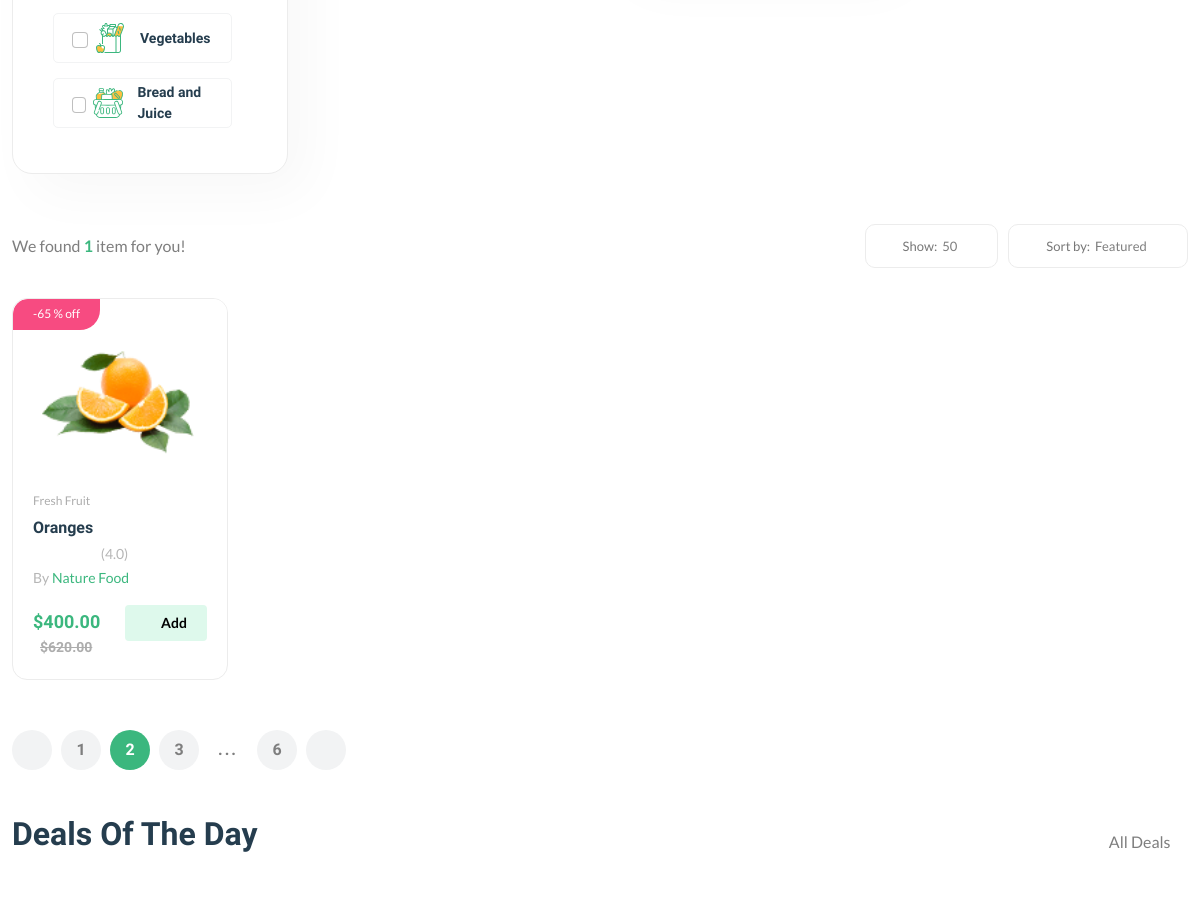
Before: /products/ (middle part) with the older database file.
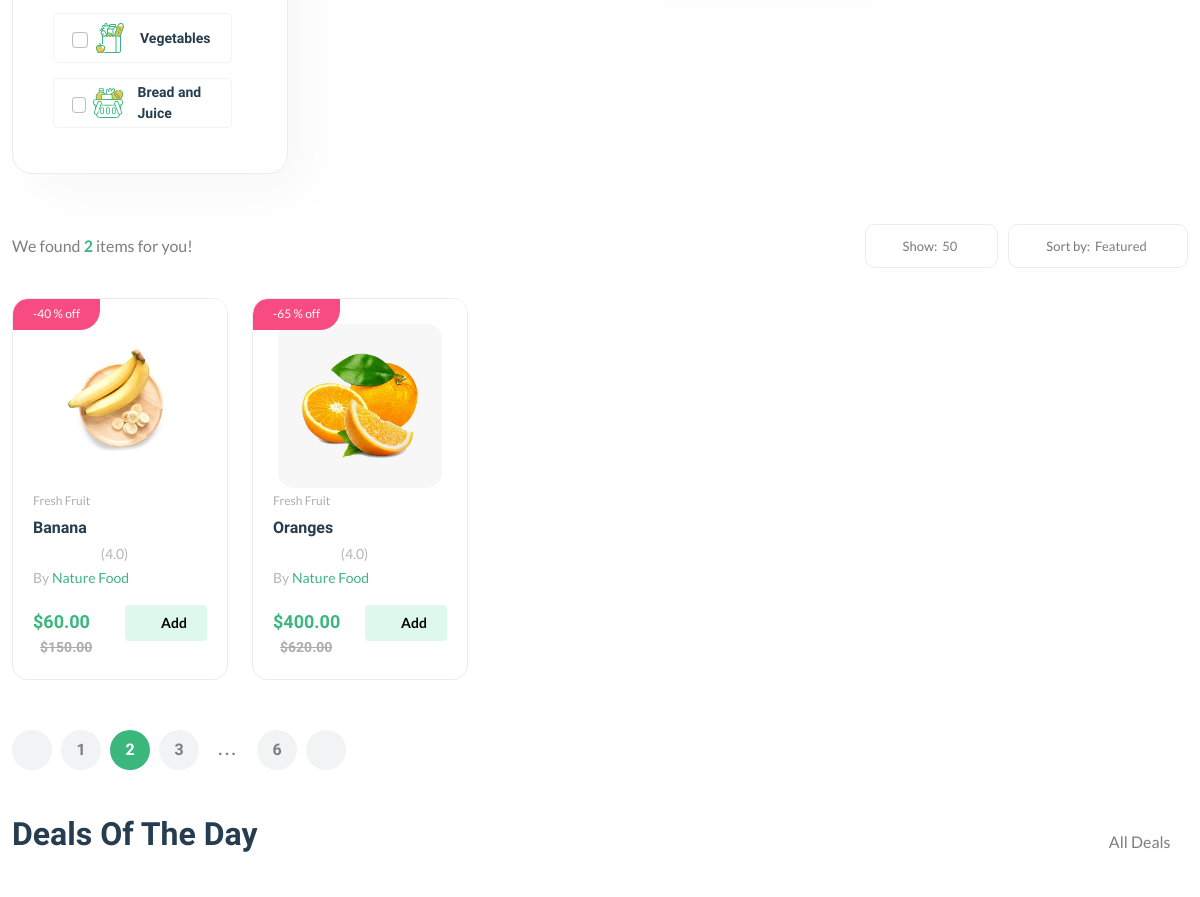
After: the same page with the newer database file.
### core/models.py (models this page shows, shortened)
class Category(models.Model):
    cid = ShortUUIDField(unique=True, length=10, max_length=20, prefix="cat")
    title = models.CharField(max_length=100)
    image = models.FileField(upload_to="category")
    class Meta:
        verbose_name_plural = "Categories"

class Products(models.Model):
    pid = ShortUUIDField(unique=True, length=10, max_length=20, prefix="prod")
    user = models.ForeignKey(User, on_delete=models.SET_NULL, null=True)
    category = models.ForeignKey(Category, on_delete=models.SET_NULL, null=True, related_name="category")
    vendor = models.ForeignKey(Vendor, on_delete=models.SET_NULL, null=True, related_name="product")
    title = models.CharField(max_length=100)
    image = models.ImageField(upload_to=user_directory_path)
    description = RichTextUploadingField(null=True, blank=True)
    price = models.DecimalField(max_digits=9999999999, decimal_places=2, default="0.00")
    old_price = models.DecimalField(max_digits=9999999999, decimal_places=2, default="0.00")
    specifications = RichTextUploadingField(null=True, blank=True)
    type = models.CharField(max_length=100, default="Organic")
    stock_count = models.CharField(max_length=100, default="0")
    expriry = models.CharField(max_length=100, default="")
    mfd = models.DateTimeField(auto_now_add=False, null=True, blank=True)
    tags = TaggableManager(blank=True)
    product_status = models.CharField(choices=STATUS, max_length=10, default="in_review")
    status = models.BooleanField(default=True)
    in_stock = models.BooleanField(default=True)
    featured = models.BooleanField(default=False)
    digital = models.BooleanField(default=False)
    sku = ShortUUIDField(unique=True, length=4, max_length=10, prefix="sku", alphabet="1234567890")
    created_at = models.DateTimeField(auto_now_add=True)
    updated_at = models.DateTimeField(auto_now_add=True)
    class Meta:
        verbose_name_plural = "Products"
    def get_percentage(self):
        return (self.price / self.old_price) * 100

class Vendor(models.Model):
    vid = ShortUUIDField(unique=True, length=10, max_length=20, prefix="ven")
    title = models.CharField(max_length=100)
    image = models.ImageField(upload_to=user_directory_path)
    cover_image = models.ImageField(upload_to=user_directory_path, null=True, blank=True)
    description = RichTextUploadingField(null=True, blank=True)
    address = models.CharField(max_length=100, default="")
    contact = models.CharField(max_length=100, default="")
    chat_res_time = models.CharField(max_length=100, default="100")
    shipping_on_time = models.CharField(max_length=100, default="100")
    authantic_rating = models.CharField(max_length=100, default="100")
    day_return = models.CharField(max_length=100, default="100")
    warranty_period = models.CharField(max_length=100, default="100")
    date = models.DateTimeField(auto_now_add=True)
    user = models.ForeignKey(User, on_delete=models.SET_NULL, null=True)
    created_at = models.DateTimeField(auto_now_add=True)
    updated_at = models.DateTimeField(auto_now_add=True)
    class Meta:
        verbose_name_plural = "Vendors"

### core/views.py (the view)
# urls.py: path("products/", product_list_view, name="product-list"),
def product_list_view(request):
    products = Products.objects.filter(product_status="published")
    context = {
        "products": products
    }
    return render(request,'core/product-list.html',context)

### core/context_processor.py (called while the page is built)
def default(request):
    categories = Category.objects.all()
    vendors = Vendor.objects.all()
    min_max_price = Products.objects.aggregate(Min("price"),Max("price"))
    try:
        wishlist = Wishlist.objects.filter(user=request.user)
    except Exception:
        wishlist = 0
    try:
        address = Address.objects.get(user=request.user)
    except Exception:
        address = None
    return {
        "categories": categories,
        "address": address,
        "vendors": vendors,
        "min_max_price": min_max_price,
        "wishlist": wishlist,
        }

### templates/core/product-list.html (shortened to what this page needs)
{% extends 'partials/base.html' %}
{% load static %}
{% block content %}
<main class="main">
    <div class="container mb-30 mt-30">
        <div class="row">
            <div class="col-lg-12">
                <div class="shop-product-fillter-header">
                    <div class="row">
                        <div class="col-xl-3 col-lg-6 col-md-6 mb-lg-0 mb-md-2 mb-sm-2">
                            <div class="card">
                                <div class="categories-dropdown-wrap font-heading">
                                    <ul>
                                        {% for category in categories %}
                                        <li>
                                            <input class="form-check-input filter-checkbox" data-filter="category" type="checkbox" name="category" id="{{ category.cid }}" value="{{ category.id }}" />&nbsp;&nbsp;
                                            <a href="{% url 'core:category-products-list' category.cid %}"> <img src="{{ category.image.url }}" alt="" />{{category.title}}</a>
                                        </li>
                                        {% endfor %}
                                    </ul>
                                </div>
                            </div>
                        </div>
                        <div class="col-xl-3 col-lg-6 col-md-6 mb-lg-0 mb-md-2 mb-sm-2">
                        </div>
                        <div class="col-xl-3 col-lg-6 col-md-6 mb-lg-0 mb-md-2 mb-sm-2">
                        </div>
                        <div class="col-xl-3 col-lg-6 col-md-6 mb-lg-0 mb-md-5 mb-sm-5">
                        </div>
                    </div>
                </div>
            </div>
            <div class="col-12">
                <div class="shop-product-fillter">
                    <div class="totall-product">
                        <p>We found <strong class="text-brand">{{products.count}}</strong> item{{products.count|pluralize}} for you!</p>
                    </div>
                    <div class="sort-by-product-area">
                        <div class="sort-by-cover mr-10">
                            <div class="sort-by-product-wrap">
                                <div class="sort-by">
                                    <span><i class="fi-rs-apps"></i>Show:</span>
                                </div>
                                <div class="sort-by-dropdown-wrap">
                                    <span> 50 <i class="fi-rs-angle-small-down"></i></span>
                                </div>
                            </div>
                        </div>
                        <div class="sort-by-cover">
                            <div class="sort-by-product-wrap">
                                <div class="sort-by">
                                    <span><i class="fi-rs-apps-sort"></i>Sort by:</span>
                                </div>
                                <div class="sort-by-dropdown-wrap">
                                    <span> Featured <i class="fi-rs-angle-small-down"></i></span>
                                </div>
                            </div>
                        </div>
                    </div>
                </div>
                <div class="row product-grid" id="filtered-products-list">
                    {% for product in products %}
                        <div class="col-lg-1-5 col-md-4 col-12 col-sm-6">
                            <div class="product-cart-wrap mb-30">
                                <div class="product-img-action-wrap">
                                    <div class="product-img product-img-zoom">
                                        <a href="{% url 'core:product-detail' product.pid %}">
                                            <img class="default-img" src="{{ product.image.url }}" alt="" />
                                        </a>
                                    </div>
                                    <div class="product-badges product-badges-position product-badges-mrg">
                                        <span class="hot">-{{ product.get_percentage|floatformat:0 }} % off</span>
                                    </div>
                                </div>
                                <div class="product-content-wrap">
                                    <div class="product-category">
                                        <a href="{% url 'core:category-products-list' product.category.cid %}">{{ product.category.title }}</a>
                                    </div>
                                    <h2><a href="{% url 'core:product-detail' product.pid %}">{{product.title}}</a></h2>
                                    <div class="product-rate-cover">
                                        <div class="product-rate d-inline-block">
                                            <div class="product-rating" style="width: 90%"></div>
                                        </div>
                                        <span class="font-small ml-5 text-muted"> (4.0)</span>
                                    </div>
                                    <div>
                                        <span class="font-small text-muted">By <a href="{% url 'core:vendor-detail' product.vendor.vid %}">{{ product.vendor.title }}</a></span>
                                    </div>
                                    <div class="product-card-bottom">
                                        <div class="product-price">
                                            <span>${{product.price}}</span>
                                            <span class="old-price">${{product.old_price}}</span>
                                        </div>
                                        <div class="add-cart">
                                            <button class="add border-0 add-to-cart-btn" id="add-to-cart-btn" data-index="{{product.id}}"><i class="fi-rs-shopping-cart mr-5"></i>Add</button>
                                        </div>
                                    </div>
                                </div>
                            </div>
                        </div>
                    {% endfor %}
                </div>
                <div class="pagination-area mt-20 mb-20">
                    <nav aria-label="Page navigation example">
                        <ul class="pagination justify-content-start">
                            <li class="page-item">
                                <a class="page-link" href="#"><i class="fi-rs-arrow-small-left"></i></a>
                            </li>
                            <li class="page-item"><a class="page-link" href="#">1</a></li>
                            <li class="page-item active"><a class="page-link" href="#">2</a></li>
                            <li class="page-item"><a class="page-link" href="#">3</a></li>
                            <li class="page-item"><a class="page-link dot" href="#">...</a></li>
                            <li class="page-item"><a class="page-link" href="#">6</a></li>
                            <li class="page-item">
                                <a class="page-link" href="#"><i class="fi-rs-arrow-small-right"></i></a>
                            </li>
                        </ul>
                    </nav>
                </div>
                <section class="section-padding pb-5">
                    <div class="section-title">
                        <h3 class="">Deals Of The Day</h3>
                        <a class="show-all" href="shop-grid-right.html">
                            All Deals
                            <i class="fi-rs-angle-right"></i>
                        </a>
                    </div>
                </section>
            </div>
        </div>
    </div>
</main>
{% endblock content %}

### templates/partials/base.html (shortened to what this page needs)
{% load static %}
<!DOCTYPE html>
<html class="no-js" lang="en">
<head>
    <link rel="stylesheet" href="{% static 'assets/css/plugins/slider-range.css' %}" />
    <link rel="stylesheet" href="{% static 'assets/css/main.css' %}" />
    <link rel="stylesheet" href="{% static 'assets/css/main.css' %}" />
    <link rel="stylesheet" href="{% static 'assets/css/font-awesome/css/all.min.css' %}" />
</head>
<body>
    {% block content %}
    {% endblock content %}
</body>
</html>

Changed rows visible on the page:
now on this page (row edited): Products: image (picture), get_percentage "40", category "Fresh Fruit", title "Banana", vendor "Nature Food", price "60.00", old_price "150.00"
changed Products "Oranges": image: a different picture
Other visible differences:
{{ products.count }}: "1" → "2"
